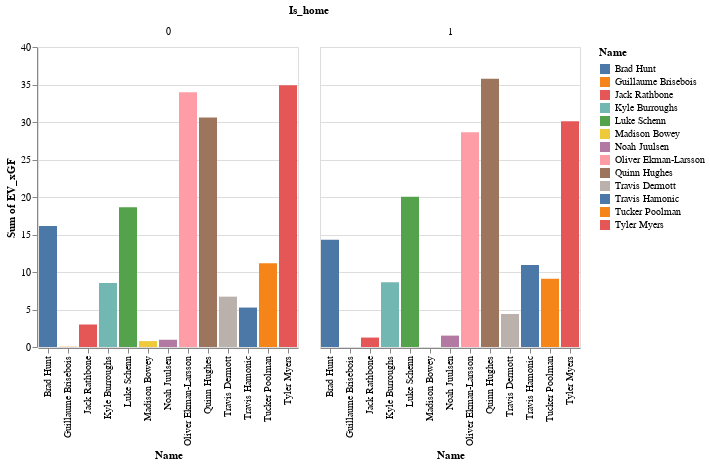

The notebook cell saved with this chart:
### Code cell
van_d_home_vs_away = alt.Chart(filtered_game_stat).mark_bar().encode(
    x = 'Name',
    y = ('sum(EV_xGF)'),
    color = 'Name',
    tooltip = 'Name'
).facet('Is_home')

van_d_home_vs_away

### Figure 1 — Vega-Lite specification as saved in the notebook (floating-point values rounded to 4 significant figures; data arrays with more than 128 entries replaced by an {"elided": "..."} marker saying what was removed)
{"config": {"view": {"continuousWidth": 400, "continuousHeight": 300}}, "data": {"name": "data-670e636abb57f958d03bc62c61fe1d01"}, "facet": {"field": "Is_home", "type": "quantitative"}, "spec": {"mark": "bar", "encoding": {"color": {"field": "Name", "type": "nominal"}, "tooltip": {"field": "Name", "type": "nominal"}, "x": {"field": "Name", "type": "nominal"}, "y": {"aggregate": "sum", "field": "EV_xGF", "type": "quantitative"}}}, "$schema": "https://vega.github.io/schema/vega-lite/v4.17.0.json", "datasets": {"data-670e636abb57f958d03bc62c61fe1d01": {"elided": "496 records"}}}
